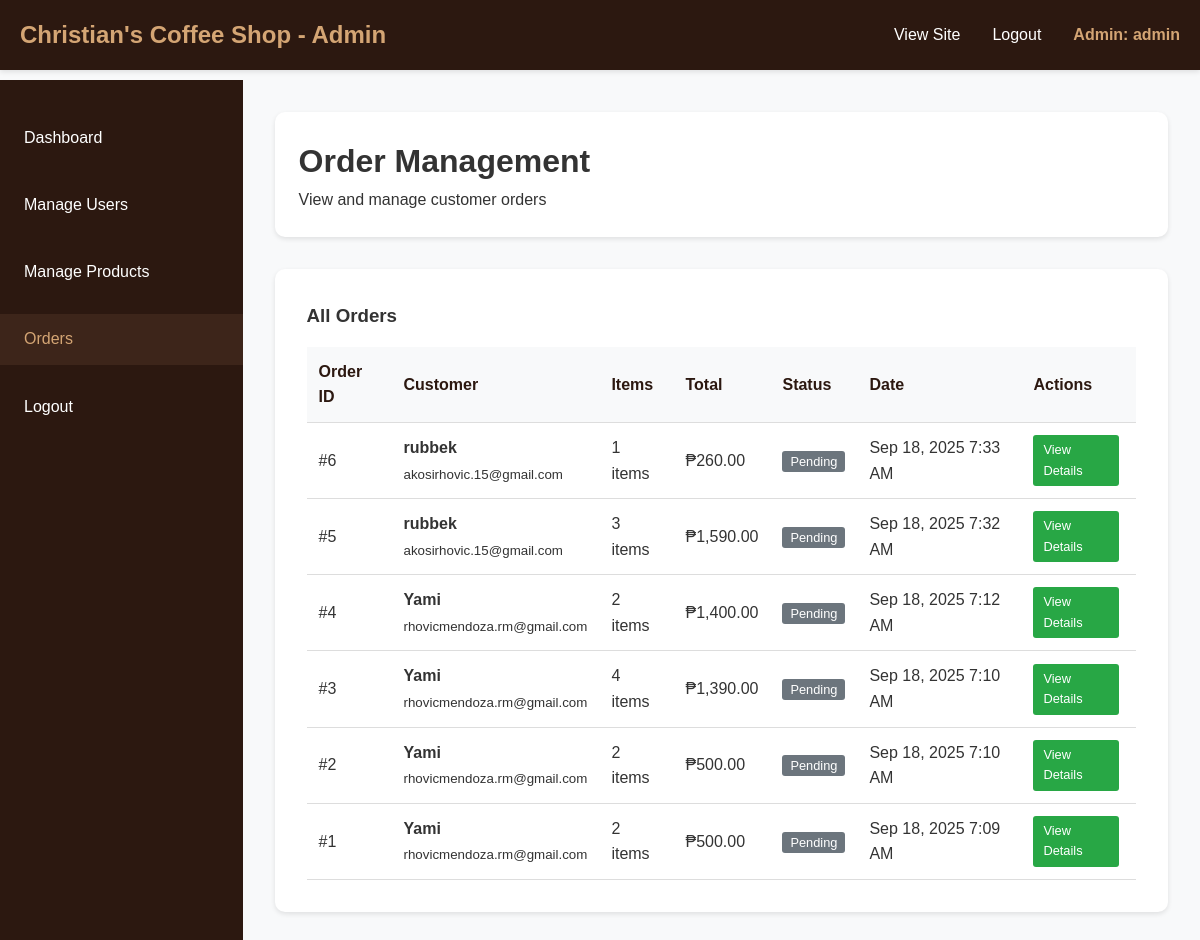
The app's page /admin/orders.php (signed in) with its own data.
### tables this page shows
CREATE TABLE `orders` (
  `id` int(11) NOT NULL,
  `user_id` int(11) NOT NULL,
  `total_amount` decimal(10,2) NOT NULL,
  `status` enum('pending','processing','completed','cancelled') DEFAULT 'pending',
  `created_at` timestamp NOT NULL DEFAULT current_timestamp()
);

CREATE TABLE `users` (
  `id` int(11) NOT NULL,
  `username` varchar(50) NOT NULL,
  `email` varchar(100) NOT NULL,
  `password` varchar(255) NOT NULL,
  `role` enum('user','admin') DEFAULT 'user',
  `created_at` timestamp NOT NULL DEFAULT current_timestamp()
);

### config.php (called while the page is built, shortened)
<?php
function formatPrice($price) {
    return '₱' . number_format($price, 2);
}
?>

### admin/orders.php (the view, shortened to what this page needs)
<?php
require_once '../config.php';
$stmt = $pdo->query("
    SELECT o.*, u.username, u.email,
           COUNT(oi.id) as item_count
    FROM orders o
    JOIN users u ON o.user_id = u.id
    LEFT JOIN order_items oi ON o.id = oi.order_id
    GROUP BY o.id
    ORDER BY o.created_at DESC
");
$orders = $stmt->fetchAll();
$order_details = null;
?>
<!DOCTYPE html>
<html lang="en">
<head>
    <link rel="stylesheet" href="../styles.css">
</head>
<body>
    <nav class="navbar">
        <div class="nav-container">
            <h1 class="logo">Christian's Coffee Shop - Admin</h1>
            <ul class="nav-menu">
                <li><a href="../index.php" class="nav-link">View Site</a></li>
                <li><a href="../logout.php" class="nav-link">Logout</a></li>
                <li><span class="nav-user">Admin: <?php echo htmlspecialchars($_SESSION['username']); ?></span></li>
            </ul>
        </div>
    </nav>
    <div class="admin-container">
        <div class="admin-sidebar">
            <ul>
                <li><a href="dashboard.php">Dashboard</a></li>
                <li><a href="manage-users.php">Manage Users</a></li>
                <li><a href="manage-products.php">Manage Products</a></li>
                <li><a href="orders.php" class="active">Orders</a></li>
                <li><a href="../logout.php">Logout</a></li>
            </ul>
        </div>
        <div class="admin-content">
            <div class="admin-header">
                <h1>Order Management</h1>
                <p>View and manage customer orders</p>
            </div>
            <?php if ($order_details): ?>
                <div class="admin-card">
                    <h3>Order Details #<?php echo $_GET['view']; ?></h3>
                    <a href="orders.php" class="add-to-cart-btn" style="margin-bottom: 1rem; display: inline-block;">← Back to Orders</a>
                    <table class="admin-table">
                        <thead>
                            <tr>
                                <th>Product</th>
                                <th>Quantity</th>
                                <th>Unit Price</th>
                                <th>Subtotal</th>
                            </tr>
                        </thead>
                        <tbody>
                            <?php foreach ($order_details as $item): ?>
                                <tr>
                                    <td>
                                        <div style="display: flex; align-items: center;">
                                            <img src="../images/<?php echo $item['image']; ?>"
                                                 style="width: 40px; height: 40px; object-fit: cover; border-radius: 5px; margin-right: 10px;"
                                                 onerror="this.src='../images/placeholder.jpg'">
                                            <?php echo htmlspecialchars($item['product_name']); ?>
                                        </div>
                                    </td>
                                    <td><?php echo $item['quantity']; ?></td>
                                    <td><?php echo formatPrice($item['price']); ?></td>
                                    <td><?php echo formatPrice($item['price'] * $item['quantity']); ?></td>
                                </tr>
                            <?php endforeach; ?>
                        </tbody>
                    </table>
                </div>
            <?php else: ?>
                <div class="admin-card">
                    <h3>All Orders</h3>
                    <table class="admin-table">
                        <thead>
                            <tr>
                                <th>Order ID</th>
                                <th>Customer</th>
                                <th>Items</th>
                                <th>Total</th>
                                <th>Status</th>
                                <th>Date</th>
                                <th>Actions</th>
                            </tr>
                        </thead>
                        <tbody>
                            <?php foreach ($orders as $order): ?>
                                <tr>
                                    <td>#<?php echo $order['id']; ?></td>
                                    <td>
                                        <strong><?php echo htmlspecialchars($order['username']); ?></strong><br>
                                        <small><?php echo htmlspecialchars($order['email']); ?></small>
                                    </td>
                                    <td><?php echo $order['item_count']; ?> items</td>
                                    <td><?php echo formatPrice($order['total_amount']); ?></td>
                                    <td>
                                        <span style="padding: 3px 8px; border-radius: 3px; font-size: 0.8rem; color: white;
                                              background: <?php
                                                switch($order['status']) {
                                                    default: echo '#6c757d';
                                                }
                                              ?>;">
                                            <?php echo ucfirst($order['status']); ?>
                                        </span>
                                    </td>
                                    <td><?php echo date('M j, Y g:i A', strtotime($order['created_at'])); ?></td>
                                    <td>
                                        <a href="orders.php?view=<?php echo $order['id']; ?>" class="btn-edit btn-small">View Details</a>
                                    </td>
                                </tr>
                            <?php endforeach; ?>
                        </tbody>
                    </table>
                </div>
            <?php endif; ?>
        </div>
    </div>
</body>
</html>

### styles.css (style rules this page uses)
* { margin: 0; padding: 0; box-sizing: border-box; }
body { font-family: 'Arial', sans-serif; line-height: 1.6; color: #333; background-color: #f8f9fa; }
.navbar { background: #2c1810; color: white; padding: 1rem 0; position: fixed; top: 0; width: 100%; z-index: 1000; box-shadow: 0 2px 5px rgba(0,0,0,0.1); }
.nav-container { max-width: 1200px; margin: 0 auto; padding: 0 20px; display: flex; justify-content: space-between; align-items: center; }
.logo { font-size: 1.5rem; color: #d4a574; }
.nav-menu { display: flex; list-style: none; gap: 2rem; align-items: center; }
.nav-link { color: white; text-decoration: none; transition: color 0.3s; }
.nav-user { color: #d4a574; font-weight: bold; }
.admin-container { margin-top: 80px; display: flex; min-height: calc(100vh - 80px); }
.admin-sidebar { width: 250px; background: #2c1810; color: white; padding: 2rem 0; }
.admin-sidebar ul { list-style: none; }
.admin-sidebar li { margin-bottom: 1rem; }
.admin-sidebar a { color: white; text-decoration: none; padding: 0.8rem 1.5rem; display: block; transition: background 0.3s; }
.admin-sidebar a:hover, .admin-sidebar a.active { background: #3d251a; color: #d4a574; }
.admin-content { flex-grow: 1; padding: 2rem; background: #f8f9fa; }
.admin-header { background: white; padding: 1.5rem; border-radius: 10px; margin-bottom: 2rem; box-shadow: 0 2px 5px rgba(0,0,0,0.1); }
.admin-card { background: white; padding: 2rem; border-radius: 10px; box-shadow: 0 2px 5px rgba(0,0,0,0.1); margin-bottom: 2rem; }
.admin-table { width: 100%; border-collapse: collapse; margin-top: 1rem; }
.admin-table th, .admin-table td { padding: 12px; text-align: left; border-bottom: 1px solid #ddd; }
.admin-table th { background: #f8f9fa; color: #2c1810; font-weight: bold; }
.btn-small { padding: 5px 10px; font-size: 0.8rem; margin-right: 5px; }
.btn-edit { background: #28a745; color: white; border: none; border-radius: 3px; cursor: pointer; text-decoration: none; display: inline-block; }

### records on screen
orders: id "6", user.username "rubbek", user.email "akosirhovic.15@gmail.com", item_count "1", total_amount "₱260.00", status "Pending", created_at "Sep 18, 2025 7:33 AM"
orders: id "5", user.username "rubbek", user.email "akosirhovic.15@gmail.com", item_count "3", total_amount "₱1,590.00", status "Pending", created_at "Sep 18, 2025 7:32 AM"
orders: id "4", user.username "Yami", user.email "rhovicmendoza.rm@gmail.com", item_count "2", total_amount "₱1,400.00", status "Pending", created_at "Sep 18, 2025 7:12 AM"
orders: id "3", user.username "Yami", user.email "rhovicmendoza.rm@gmail.com", item_count "4", total_amount "₱1,390.00", status "Pending", created_at "Sep 18, 2025 7:10 AM"
orders: id "2", user.username "Yami", user.email "rhovicmendoza.rm@gmail.com", item_count "2", total_amount "₱500.00", status "Pending", created_at "Sep 18, 2025 7:10 AM"
orders: id "1", user.username "Yami", user.email "rhovicmendoza.rm@gmail.com", item_count "2", total_amount "₱500.00", status "Pending", created_at "Sep 18, 2025 7:09 AM"

### other values on screen
$_SESSION['username'] "admin"
